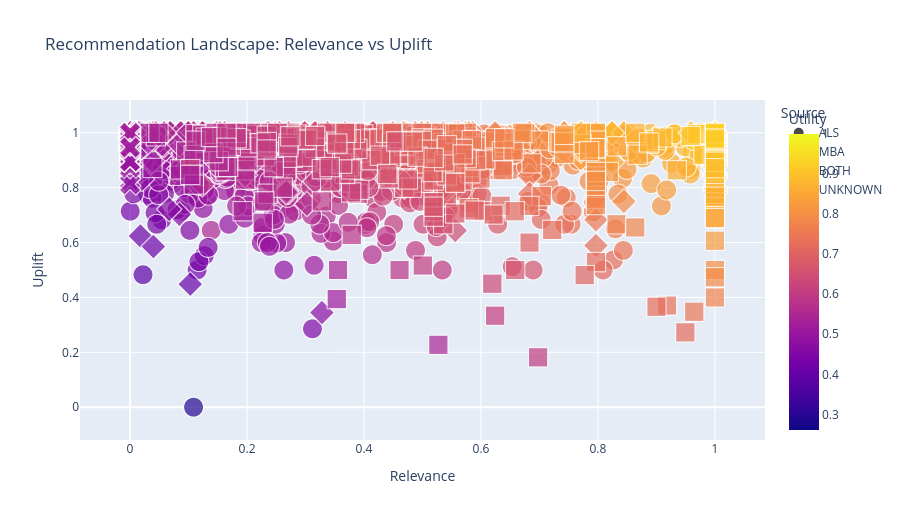
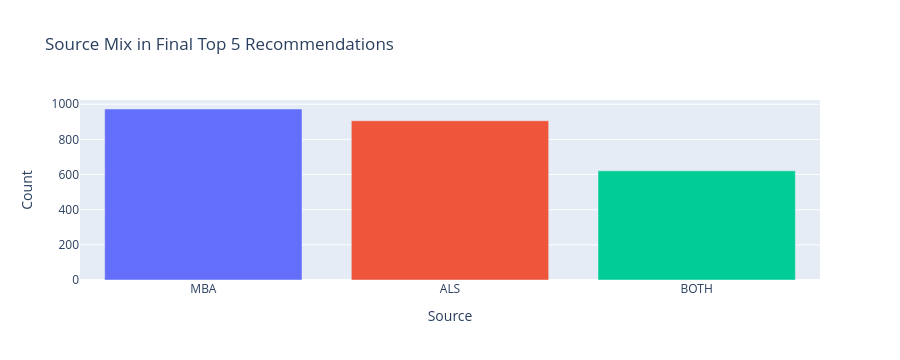

Notebook code for these charts, in order:
### Code cell
sample_size = min(4000, len(scored_candidates))
scatter_sample = scored_candidates.sample(sample_size, random_state=42).copy()
scatter_sample['Source'] = scatter_sample['source_detail'].fillna('UNKNOWN')

fig_scatter = px.scatter(
    scatter_sample,
    x='Relevance',
    y='Uplift',
    color='Utility',
    symbol='Source',
    size='Normalized_Margin',
    hover_data=['household_key', 'COMMODITY_DESC', 'Context'],
    title='Recommendation Landscape: Relevance vs Uplift',
)
fig_scatter.update_layout(height=520)
fig_scatter.show()

top5_source_mix = top5['source_detail'].value_counts().rename_axis('Source').reset_index(name='Count')
fig_source = px.bar(
    top5_source_mix,
    x='Source',
    y='Count',
    color='Source',
    title='Source Mix in Final Top 5 Recommendations',
)
fig_source.update_layout(height=360, showlegend=False)
fig_source.show()

### Figure 1 — Plotly figure (JSON) as saved in the notebook; plotly's stock layout.template omitted (floating-point values rounded to 4 significant figures; data arrays with more than 128 entries replaced by an {"elided": "..."} marker saying what was removed)
{"data": [{"customdata": {"elided": "2757x3 mixed values"}, "hovertemplate": "Source=ALS<br>Relevance=%{x}<br>Uplift=%{y}<br>Normalized_Margin=%{marker.size}<br>household_key=%{customdata[0]}<br>COMMODITY_DESC=%{customdata[1]}<br>Context=%{customdata[2]}<br>Utility=%{marker.color}<extra></extra>", "legendgroup": "ALS", "marker": {"color": {"elided": "2757 float values"}, "coloraxis": "coloraxis", "size": {"elided": "2757 float values"}, "sizemode": "area", "sizeref": 0.0025, "symbol": "circle"}, "mode": "markers", "name": "ALS", "showlegend": true, "type": "scattergl", "x": {"elided": "2757 float values"}, "xaxis": "x", "y": {"elided": "2757 float values"}, "yaxis": "y"}, {"customdata": {"elided": "703x3 mixed values"}, "hovertemplate": "Source=MBA<br>Relevance=%{x}<br>Uplift=%{y}<br>Normalized_Margin=%{marker.size}<br>household_key=%{customdata[0]}<br>COMMODITY_DESC=%{customdata[1]}<br>Context=%{customdata[2]}<br>Utility=%{marker.color}<extra></extra>", "legendgroup": "MBA", "marker": {"color": {"elided": "703 float values"}, "coloraxis": "coloraxis", "size": {"elided": "703 float values"}, "sizemode": "area", "sizeref": 0.0025, "symbol": "diamond"}, "mode": "markers", "name": "MBA", "showlegend": true, "type": "scattergl", "x": {"elided": "703 float values"}, "xaxis": "x", "y": {"elided": "703 float values"}, "yaxis": "y"}, {"customdata": {"elided": "480x3 mixed values"}, "hovertemplate": "Source=BOTH<br>Relevance=%{x}<br>Uplift=%{y}<br>Normalized_Margin=%{marker.size}<br>household_key=%{customdata[0]}<br>COMMODITY_DESC=%{customdata[1]}<br>Context=%{customdata[2]}<br>Utility=%{marker.color}<extra></extra>", "legendgroup": "BOTH", "marker": {"color": {"elided": "480 float values"}, "coloraxis": "coloraxis", "size": {"elided": "480 float values"}, "sizemode": "area", "sizeref": 0.0025, "symbol": "square"}, "mode": "markers", "name": "BOTH", "showlegend": true, "type": "scattergl", "x": {"elided": "480 float values"}, "xaxis": "x", "y": {"elided": "480 float values"}, "yaxis": "y"}, {"customdata": {"elided": "60x3 mixed values"}, "hovertemplate": "Source=UNKNOWN<br>Relevance=%{x}<br>Uplift=%{y}<br>Normalized_Margin=%{marker.size}<br>household_key=%{customdata[0]}<br>COMMODITY_DESC=%{customdata[1]}<br>Context=%{customdata[2]}<br>Utility=%{marker.color}<extra></extra>", "legendgroup": "UNKNOWN", "marker": {"color": [0.5064, 0.525, 0.5083, 0.4938, 0.4887, 0.5209, 0.5237, 0.5114, 0.5099, 0.5157, 0.4901, 0.525, 0.5192, 0.525, 0.5222, 0.525, 0.5029, 0.5169, 0.3207, 0.525, 0.525, 0.5181, 0.5425, 0.5055, 0.5209, 0.5143, 0.5043, 0.4818, 0.4781, 0.525, 0.3523, 0.525, 0.525, 0.5164, 0.3207, 0.5165, 0.3513, 0.515, 0.5199, 0.4956, 0.4934, 0.4991, 0.5146, 0.525, 0.5232, 0.4985, 0.5121, 0.5163, 0.5083, 0.5187, 0.5227, 0.4987, 0.499, 0.5229, 0.525, 0.525, 0.511, 0.5119, 0.3086, 0.3526], "coloraxis": "coloraxis", "size": [1.0, 1.0, 1.0, 1.0, 1.0, 1.0, 1.0, 1.0, 1.0, 1.0, 1.0, 1.0, 1.0, 1.0, 1.0, 1.0, 1.0, 1.0, 0.0, 1.0, 1.0, 1.0, 1.0, 1.0, 1.0, 1.0, 1.0, 1.0, 1.0, 1.0, 0.0, 1.0, 1.0, 1.0, 0.0, 1.0, 0.0, 1.0, 1.0, 1.0, 1.0, 1.0, 1.0, 1.0, 1.0, 1.0, 1.0, 1.0, 1.0, 1.0, 1.0, 1.0, 1.0, 1.0, 1.0, 1.0, 1.0, 1.0, 0.0, 0.0], "sizemode": "area", "sizeref": 0.0025, "symbol": "x"}, "mode": "markers", "name": "UNKNOWN", "showlegend": true, "type": "scattergl", "x": [0.0, 0.0, 0.0, 0.0, 0.0, 0.0, 0.0, 0.0, 0.0, 0.0, 0.0, 0.0, 0.0, 0.0, 0.0, 0.0, 0.0, 0.0, 0.0, 0.0, 0.0, 0.0, 0.0, 0.0, 0.0, 0.0, 0.0, 0.0, 0.0, 0.0, 0.0, 0.0, 0.0, 0.0, 0.0, 0.0, 0.0, 0.0, 0.0, 0.0, 0.0, 0.0, 0.0, 0.0, 0.0, 0.0, 0.0, 0.0, 0.0, 0.0, 0.0, 0.0, 0.0, 0.0, 0.0, 0.0, 0.0, 0.0, 0.0, 0.0], "xaxis": "x", "y": [0.9257, 1.0, 0.9333, 0.875, 0.8547, 0.9837, 0.9948, 0.9455, 0.9395, 0.963, 0.8605, 1.0, 0.9767, 1.0, 0.9888, 1.0, 0.9118, 0.9677, 0.9828, 1.0, 1.0, 0.9722, 0.95, 0.922, 0.9836, 0.9573, 0.9172, 0.827, 0.8125, 1.0, 0.9891, 1.0, 1.0, 0.9655, 0.9828, 0.9661, 0.9853, 0.96, 0.9796, 0.8824, 0.8737, 0.8966, 0.9583, 1.0, 0.9929, 0.894, 0.9483, 0.9652, 0.9333, 0.9747, 0.9907, 0.8947, 0.8961, 0.9916, 1.0, 1.0, 0.944, 0.9478, 0.9344, 0.9906], "yaxis": "y"}], "layout": {"coloraxis": {"colorbar": {"title": {"text": "Utility"}}, "colorscale": [[0.0, "#0d0887"], [0.1111, "#46039f"], [0.2222, "#7201a8"], [0.3333, "#9c179e"], [0.4444, "#bd3786"], [0.5556, "#d8576b"], [0.6667, "#ed7953"], [0.7778, "#fb9f3a"], [0.8889, "#fdca26"], [1.0, "#f0f921"]]}, "height": 520, "legend": {"itemsizing": "constant", "title": {"text": "Source"}, "tracegroupgap": 0}, "title": {"text": "Recommendation Landscape: Relevance vs Uplift"}, "xaxis": {"anchor": "y", "domain": [0.0, 1.0], "title": {"text": "Relevance"}}, "yaxis": {"anchor": "x", "domain": [0.0, 1.0], "title": {"text": "Uplift"}}}}

### Figure 2 — Plotly figure (JSON) as saved in the notebook; plotly's stock layout.template omitted (floating-point values rounded to 4 significant figures)
{"data": [{"hovertemplate": "Source=%{x}<br>Count=%{y}<extra></extra>", "legendgroup": "MBA", "marker": {"color": "#636efa", "pattern": {"shape": ""}}, "name": "MBA", "orientation": "v", "showlegend": true, "textposition": "auto", "type": "bar", "x": ["MBA"], "xaxis": "x", "y": [973], "yaxis": "y"}, {"hovertemplate": "Source=%{x}<br>Count=%{y}<extra></extra>", "legendgroup": "ALS", "marker": {"color": "#EF553B", "pattern": {"shape": ""}}, "name": "ALS", "orientation": "v", "showlegend": true, "textposition": "auto", "type": "bar", "x": ["ALS"], "xaxis": "x", "y": [906], "yaxis": "y"}, {"hovertemplate": "Source=%{x}<br>Count=%{y}<extra></extra>", "legendgroup": "BOTH", "marker": {"color": "#00cc96", "pattern": {"shape": ""}}, "name": "BOTH", "orientation": "v", "showlegend": true, "textposition": "auto", "type": "bar", "x": ["BOTH"], "xaxis": "x", "y": [621], "yaxis": "y"}], "layout": {"barmode": "relative", "height": 360, "legend": {"title": {"text": "Source"}, "tracegroupgap": 0}, "showlegend": false, "title": {"text": "Source Mix in Final Top 5 Recommendations"}, "xaxis": {"anchor": "y", "categoryarray": ["MBA", "ALS", "BOTH"], "categoryorder": "array", "domain": [0.0, 1.0], "title": {"text": "Source"}}, "yaxis": {"anchor": "x", "domain": [0.0, 1.0], "title": {"text": "Count"}}}}
